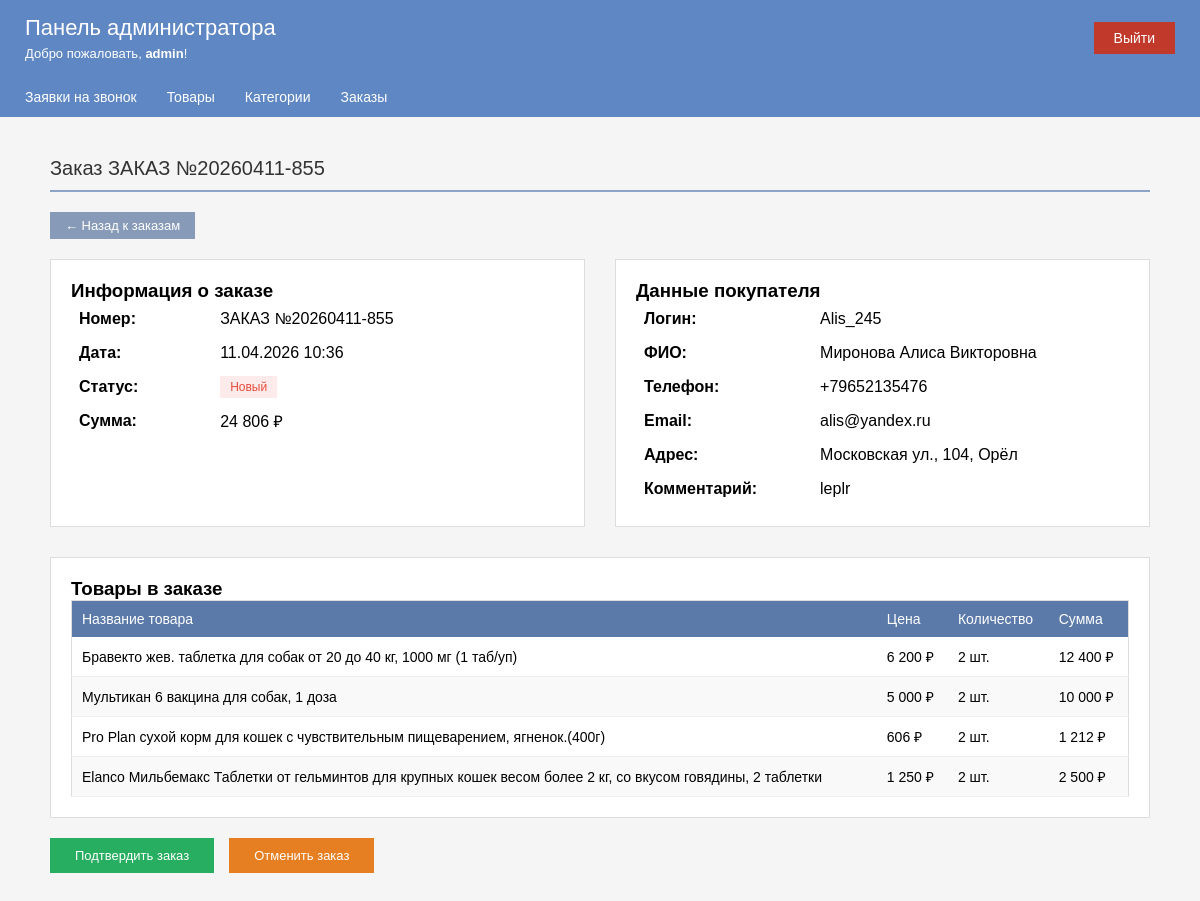
/adm/admin_order_view.php?id=10 (signed in), run on the app's committed database.
### tables this page shows
CREATE TABLE `orders` (
  `id` int NOT NULL,
  `order_number` varchar(50) DEFAULT NULL,
  `user_id` int DEFAULT NULL,
  `fullname` varchar(255) DEFAULT NULL,
  `phone` varchar(50) DEFAULT NULL,
  `email` varchar(100) DEFAULT NULL,
  `address` text,
  `comment` text,
  `total_amount` int DEFAULT '0',
  `status` varchar(50) DEFAULT 'Новый',
  `cancel_reason` text,
  `date` datetime DEFAULT NULL
);

CREATE TABLE `users` (
  `id` int NOT NULL,
  `login` varchar(32) NOT NULL,
  `email` varchar(100) DEFAULT NULL,
  `phone` varchar(20) DEFAULT NULL,
  `fullname` varchar(100) DEFAULT NULL,
  `password` varchar(255) NOT NULL,
  `temp_password` varchar(255) DEFAULT NULL,
  `role` varchar(50) DEFAULT 'user'
);

CREATE TABLE `order_items` (
  `id` int NOT NULL,
  `order_number` varchar(50) DEFAULT NULL,
  `product_title` varchar(255) DEFAULT NULL,
  `product_price` int DEFAULT NULL,
  `quantity` int DEFAULT NULL
);

### adm/admin_order_view.php (the view, shortened to what this page needs)
<?php
include '../top/db_connect.php';
$id = (int)$_GET['id'];
$order_result = mysqli_query($db, "SELECT o.*, u.login FROM orders o
        LEFT JOIN users u ON o.user_id = u.id
        WHERE o.id = $id");
$order = mysqli_fetch_assoc($order_result);
$items_result = mysqli_query($db, "SELECT * FROM order_items WHERE order_number = '{$order['order_number']}'");
include '../adm/top_adm/header.php';
?>
<div class="content">
    <h2 class="section-title">Заказ <?php echo $order['order_number']; ?></h2>
    <a href="admin_orders.php" class="btn-action" style="margin-bottom: 20px; display: inline-block;">← Назад к заказам</a>
    <div style="display: flex; gap: 30px; flex-wrap: wrap;">
        <div style="flex: 1; background: white; padding: 20px; border: 1px solid #ddd;">
            <h3>Информация о заказе</h3>
            <table style="width: 100%; border-collapse: collapse;">
                <tr><td style="padding: 8px;"><strong>Номер:</strong></td><td><?php echo $order['order_number']; ?></td></tr>
                <tr><td style="padding: 8px;"><strong>Дата:</strong></td><td><?php echo date('d.m.Y H:i', strtotime($order['date'])); ?></td></tr>
                <tr><td style="padding: 8px;"><strong>Статус:</strong></td><td><span class="status-<?php echo $order['status']; ?>">
                    <?php echo $order['status']; ?></span></td></tr>
                <tr><td style="padding: 8px;"><strong>Сумма:</strong></td><td><?php echo number_format($order['total_amount'], 0, '', ' '); ?> ₽</td></tr>
            </table>
        </div>
        <div style="flex: 1; background: white; padding: 20px; border: 1px solid #ddd;">
            <h3>Данные покупателя</h3>
            <table style="width: 100%; border-collapse: collapse;">
                <tr><td style="padding: 8px;"><strong>Логин:</strong></td><td><?php echo htmlspecialchars($order['login']); ?></td></tr>
                <tr><td style="padding: 8px;"><strong>ФИО:</strong></td><td><?php echo htmlspecialchars($order['fullname'] ?: '-'); ?></td></tr>
                <tr><td style="padding: 8px;"><strong>Телефон:</strong></td><td><?php echo htmlspecialchars($order['phone'] ?: '-'); ?></td></tr>
                <tr><td style="padding: 8px;"><strong>Email:</strong></td><td><?php echo htmlspecialchars($order['email'] ?: '-'); ?></td></tr>
                <tr><td style="padding: 8px;"><strong>Адрес:</strong></td><td><?php echo htmlspecialchars($order['address'] ?: '-'); ?></td></tr>
                <tr><td style="padding: 8px;"><strong>Комментарий:</strong></td><td><?php echo nl2br(htmlspecialchars($order['comment'] ?: '-')); ?></td></tr>
            </table>
        </div>
    </div>
    <div style="margin-top: 30px; background: white; padding: 20px; border: 1px solid #ddd;">
        <h3>Товары в заказе</h3>
        <table class="admin-table">
            <thead>
                <tr>
                    <th>Название товара</th>
                    <th>Цена</th>
                    <th>Количество</th>
                    <th>Сумма</th>
                </tr>
            </thead>
            <tbody>
                <?php while ($item = mysqli_fetch_assoc($items_result)): ?>
                <tr>
                    <td><?php echo htmlspecialchars($item['product_title']); ?></td>
                    <td><?php echo number_format($item['product_price'], 0, '', ' '); ?> ₽</td>
                    <td><?php echo $item['quantity']; ?> шт.</td>
                    <td><?php echo number_format($item['product_price'] * $item['quantity'], 0, '', ' '); ?> ₽</td>
                </tr>
                <?php endwhile; ?>
            </tbody>
        </table>
    </div>
    <?php if ($order['status'] == 'Новый'): ?>
    <div style="margin-top: 20px; display: flex; gap: 15px;">
        <a href="admin_order_confirm.php?id=<?php echo $order['id']; ?>"
        class="btn-action btn-confirm" style="padding: 10px 25px;" onclick="return confirm('Подтвердить заказ?')">Подтвердить заказ</a>
        <a href="admin_order_cancel.php?id=<?php echo $order['id']; ?>"
         class="btn-action btn-cancel" style="padding: 10px 25px;" onclick="return confirm('Отменить заказ?')"> Отменить заказ</a>
    </div>
    <?php endif; ?>
</div>
<?php include '../adm/top_adm/footer.php'; ?>

### adm/top_adm/header.php (style rules this page uses)
* { margin:0; padding:0; }
body { background-color: #f5f5f5; font-family: Arial, sans-serif; }
.content { padding: 20px 25px; }
.section-title { color: #333; margin-bottom: 20px; font-size: 20px; font-weight: normal; border-bottom: 2px solid #8ca3c7; padding-bottom: 10px; }
.admin-table { width: 100%; border-collapse: collapse; background-color: white; border: 1px solid #ddd; }
.admin-table th { background-color: #5b7aa9; color: white; padding: 10px; text-align: left; font-weight: normal; font-size: 14px; }
.admin-table td { padding: 10px; border-bottom: 1px solid #eee; font-size: 14px; }
.admin-table tr:nth-child(even) { background-color: #f9f9f9; }
.status-новый, .status-Новый { color: #e74c3c; background-color: #fdeaea; padding: 4px 10px; display: inline-block; font-size: 12px; }
.btn-action { display: inline-block; padding: 6px 15px; background-color: #879bb8; color: white; text-decoration: none; font-size: 13px; border: none; cursor: pointer; }
.btn-confirm { background-color: #27ae60; }
.btn-cancel { background-color: #e67e22; }

### adm/admin_order_view.php (style rules this page uses)
.status-Новый { color: #e74c3c; background-color: #fdeaea; padding: 4px 10px; display: inline-block; }
.btn-confirm { background-color: #27ae60; }
.btn-cancel { background-color: #e67e22; }

### data on the page
orders: order_number "ЗАКАЗ №20260411-855", date "11.04.2026 10:36", status "Новый", total_amount "24 806", user.login "Alis_245", fullname "Миронова Алиса Викторовна", phone "+79652135476", email "alis@yandex.ru", address "Московская ул., 104, Орёл", comment "leplr"
order_items: product_title "Бравекто жев. таблетка для собак от 20 до 40 кг, 1000 мг (1 таб/уп)", product_price "6 200", quantity "2", $item['product_price'] * $item['quantity'] "12 400"
order_items: product_title "Мультикан 6 вакцина для собак, 1 доза", product_price "5 000", quantity "2", $item['product_price'] * $item['quantity'] "10 000"
order_items: product_title "Pro Plan сухой корм для кошек с чувствительным пищеварением, ягненок.(400г)", product_price "606", quantity "2", $item['product_price'] * $item['quantity'] "1 212"
order_items: product_title "Elanco Мильбемакс Таблетки от гельминтов для крупных кошек весом более 2 кг, со вкусом говядины, 2 таблетки", product_price "1 250", quantity "2", $item['product_price'] * $item['quantity'] "2 500"

### other printed values
$admin_name "admin"
